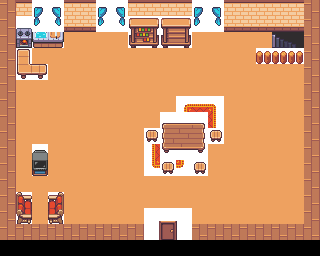

A 2D game scene composited from a Tiled map and its tileset images. What follows is a short description and the map's XML, with every tile layer's data as written:
An orthogonal 20x16 tile map with 16x16 px tiles, 5 tile layers (sol, mur, fenetre, meuble, ...), 1 hidden layer not drawn.

<map version="1.5" tiledversion="1.7.1" orientation="orthogonal" renderorder="right-down" width="20" height="16" tilewidth="16" tileheight="16" infinite="0" nextlayerid="7" nextobjectid="1">
 <tileset firstgid="1" source="tilset.tsx" />
 <layer id="1" name="sol" width="20" height="16">
  <data encoding="csv">
393,393,393,393,393,393,393,393,393,393,393,393,393,393,393,393,393,393,393,393,
393,393,393,393,393,393,393,393,393,393,393,393,393,393,393,393,393,393,393,393,
393,393,393,393,393,393,393,393,393,393,393,393,393,393,393,393,393,393,393,393,
393,393,393,393,393,393,393,393,393,393,393,393,393,393,393,393,393,393,393,393,
393,393,393,393,393,393,393,393,393,393,393,393,393,393,393,393,393,393,393,393,
393,393,393,393,393,393,393,393,393,393,393,393,393,393,393,393,393,393,393,393,
393,393,393,393,393,393,393,393,393,393,393,393,393,393,393,393,393,393,393,393,
393,393,393,393,393,393,393,393,393,393,393,393,393,393,393,393,393,393,393,393,
393,393,393,393,393,393,393,393,393,393,393,393,393,393,393,393,393,393,393,393,
393,393,393,393,393,393,393,393,393,393,393,393,393,393,393,393,393,393,393,393,
393,393,393,393,393,393,393,393,393,393,393,393,393,393,393,393,393,393,393,393,
393,393,393,393,393,393,393,393,393,393,393,393,393,393,393,393,393,393,393,393,
393,393,393,393,393,393,393,393,393,393,393,393,393,393,393,393,393,393,393,393,
393,393,393,393,393,393,393,393,393,393,393,393,393,393,393,393,393,393,393,393,
393,393,393,393,393,393,393,393,393,393,393,393,393,393,393,393,393,393,393,393,
0,0,0,0,0,0,0,0,0,0,0,0,0,0,0,0,0,0,0,0
</data>
 </layer>
 <layer id="2" name="mur" width="20" height="16">
  <data encoding="csv">
457,132,132,132,132,132,132,132,132,132,132,132,132,132,132,132,132,132,132,457,
457,197,197,197,197,197,197,197,197,197,197,197,197,197,197,197,197,197,197,457,
457,0,0,0,0,0,0,0,0,0,0,0,0,0,0,0,0,0,0,457,
457,0,0,0,0,0,0,0,0,0,0,0,0,0,0,0,0,0,0,457,
457,0,0,0,0,0,0,0,0,0,0,0,0,0,0,0,0,0,0,457,
457,0,0,0,0,0,0,0,0,0,0,0,0,0,0,0,0,0,0,457,
457,0,0,0,0,0,0,0,0,0,0,0,0,0,0,0,0,0,0,457,
457,0,0,0,0,0,0,0,0,0,0,0,0,0,0,0,0,0,0,457,
457,0,0,0,0,0,0,0,0,0,0,0,0,0,0,0,0,0,0,457,
457,0,0,0,0,0,0,0,0,0,0,0,0,0,0,0,0,0,0,457,
457,0,0,0,0,0,0,0,0,0,0,0,0,0,0,0,0,0,0,457,
457,0,0,0,0,0,0,0,0,0,0,0,0,0,0,0,0,0,0,457,
457,0,0,0,0,0,0,0,0,0,0,0,0,0,0,0,0,0,0,457,
457,0,0,0,0,0,0,0,0,0,0,0,0,0,0,0,0,0,0,457,
457,457,457,457,457,457,457,457,457,457,0,457,457,457,457,457,457,457,457,457,
0,0,0,0,0,0,0,0,0,0,0,0,0,0,0,0,0,0,0,0
</data>
 </layer>
 <layer id="3" name="fenetre" width="20" height="16">
  <data encoding="csv">
0,0,12,13,0,0,12,13,0,0,0,0,12,13,0,0,0,0,0,0,
0,0,77,78,0,0,77,78,0,0,0,0,77,78,0,0,0,0,0,0,
0,0,0,0,0,0,0,0,0,0,0,0,0,0,0,0,0,0,0,0,
0,0,0,0,0,0,0,0,0,0,0,0,0,0,0,0,0,0,0,0,
0,0,0,0,0,0,0,0,0,0,0,0,0,0,0,0,0,0,0,0,
0,0,0,0,0,0,0,0,0,0,0,0,0,0,0,0,0,0,0,0,
0,0,0,0,0,0,0,0,0,0,0,17,18,19,0,0,0,0,0,0,
0,0,0,0,0,0,0,0,0,0,0,82,83,84,0,0,0,0,0,0,
0,0,0,0,0,0,0,0,0,17,18,19,148,149,0,0,0,0,0,0,
0,0,0,0,0,0,0,0,0,82,83,84,0,0,0,0,0,0,0,0,
0,0,0,0,0,0,0,0,0,147,148,149,0,0,0,0,0,0,0,0,
0,0,0,0,0,0,0,0,0,0,0,0,0,0,0,0,0,0,0,0,
0,0,0,0,0,0,0,0,0,0,0,0,0,0,0,0,0,0,0,0,
0,0,0,0,0,0,0,0,0,220,221,222,0,0,0,0,0,0,0,0,
0,0,0,0,0,0,0,0,0,285,286,287,0,0,0,0,0,0,0,0,
0,0,0,0,0,0,0,0,0,0,0,0,0,0,0,0,0,0,0,0
</data>
 </layer>
 <layer id="4" name="meuble" width="20" height="16">
  <data encoding="csv">
0,0,0,0,0,0,0,0,0,0,0,0,0,0,0,0,0,0,0,0,
0,932,929,930,0,0,0,0,659,660,529,530,0,0,0,0,0,0,0,0,
0,997,994,995,0,0,0,0,724,725,594,595,0,0,0,0,0,25,980,0,
0,935,0,0,0,0,0,0,0,0,0,0,0,0,0,0,1627,1627,1627,0,
0,1000,1001,0,0,0,0,0,0,0,0,0,0,0,0,0,0,0,0,0,
0,0,0,0,0,0,0,0,0,0,0,0,0,0,0,0,0,0,0,0,
0,0,0,0,0,0,0,0,0,0,0,0,0,0,0,0,0,0,0,0,
0,0,0,0,0,0,0,0,0,0,464,0,464,0,0,0,0,0,0,0,
0,0,0,0,0,0,0,0,0,0,0,0,0,0,0,0,0,0,0,0,
0,0,0,0,0,0,0,0,0,0,0,0,0,0,0,0,0,0,0,0,
0,0,0,0,0,0,0,0,0,0,0,0,0,0,0,0,0,0,0,0,
0,0,0,0,0,0,0,0,0,0,0,0,0,0,0,0,0,0,0,0,
0,0,0,0,0,0,0,0,0,0,0,0,0,0,0,0,0,0,0,0,
0,0,0,0,0,0,0,0,0,0,0,0,0,0,0,0,0,0,0,0,
0,0,0,0,0,0,0,0,0,0,0,0,0,0,0,0,0,0,0,0,
0,0,0,0,0,0,0,0,0,0,0,0,0,0,0,0,0,0,0,0
</data>
 </layer>
 <layer id="5" name="meubles2" width="20" height="16">
  <data encoding="csv">
0,0,139,140,0,0,139,140,0,0,0,0,139,140,0,0,0,0,0,0,
0,0,204,205,0,0,204,205,0,0,0,0,204,205,0,0,0,0,0,0,
0,0,0,0,0,0,0,0,0,0,0,0,0,0,0,0,0,0,0,0,
0,0,0,0,0,0,0,0,0,0,0,0,0,0,0,0,0,0,0,0,
0,0,0,0,0,0,0,0,0,0,0,0,0,0,0,0,0,0,0,0,
0,0,0,0,0,0,0,0,0,0,0,0,0,0,0,0,0,0,0,0,
0,0,0,0,0,0,0,0,0,0,0,0,0,0,0,0,0,0,0,0,
0,0,0,0,0,0,0,0,0,0,273,274,275,0,0,0,0,0,0,0,
0,0,0,0,0,0,0,0,0,464,338,339,340,464,0,0,0,0,0,0,
0,0,790,0,0,0,0,0,0,0,403,404,405,0,0,0,0,0,0,0,
0,0,855,0,0,0,0,0,0,0,464,0,464,0,0,0,0,0,0,0,
0,0,0,0,0,0,0,0,0,0,0,0,0,0,0,0,0,0,0,0,
0,793,0,794,0,0,0,0,0,0,0,0,0,0,0,0,0,0,0,0,
0,858,0,859,0,0,0,0,0,0,0,0,0,0,0,0,0,0,0,0,
0,0,0,0,0,0,0,0,0,0,0,0,0,0,0,0,0,0,0,0,
0,0,0,0,0,0,0,0,0,0,0,0,0,0,0,0,0,0,0,0
</data>
 </layer>
 <layer id="6" name="contraintes" width="20" height="16" visible="0">
  <data encoding="csv">
1311,1311,1311,1311,1311,1311,1311,1311,1311,1311,1311,1311,1311,1311,1311,1311,1311,1311,1311,1311,
1311,1311,1311,1311,1311,1311,1311,1311,1311,1311,1311,1311,1311,1311,1311,1311,1311,1526,1526,1311,
1311,1311,1311,1311,0,0,0,0,1311,1311,1311,1311,0,0,0,0,0,0,0,1311,
1311,1311,0,0,0,0,0,0,0,0,0,0,0,0,0,0,1311,1311,1311,1311,
1311,1311,1311,0,0,0,0,0,0,0,0,0,0,0,0,0,0,0,0,1311,
1311,0,0,0,0,0,0,0,0,0,0,0,0,0,0,0,0,0,0,1311,
1311,0,0,0,0,0,0,0,0,0,0,0,0,0,0,0,0,0,0,1311,
1311,0,0,0,0,0,0,0,0,0,1311,1311,1311,0,0,0,0,0,0,1311,
1311,0,0,0,0,0,0,0,0,1311,1311,1311,1311,1311,0,0,0,0,0,1311,
1311,0,1311,0,0,0,0,0,0,0,1311,1311,1311,0,0,0,0,0,0,1311,
1311,0,1311,0,0,0,0,0,0,0,1311,0,1311,0,0,0,0,0,0,1311,
1311,0,0,0,0,0,0,0,0,0,0,0,0,0,0,0,0,0,0,1311,
1311,1311,0,1311,0,0,0,0,0,0,0,0,0,0,0,0,0,0,0,1311,
1311,1311,0,1311,0,0,0,0,0,0,0,0,0,0,0,0,0,0,0,1311,
1311,1311,1311,1311,1311,1311,1311,1311,1311,1311,0,1311,1311,1311,1311,1311,1311,1311,1311,1311,
0,0,0,0,0,0,0,0,0,1311,1311,1311,0,0,0,0,0,0,0,0
</data>
 </layer>
</map>